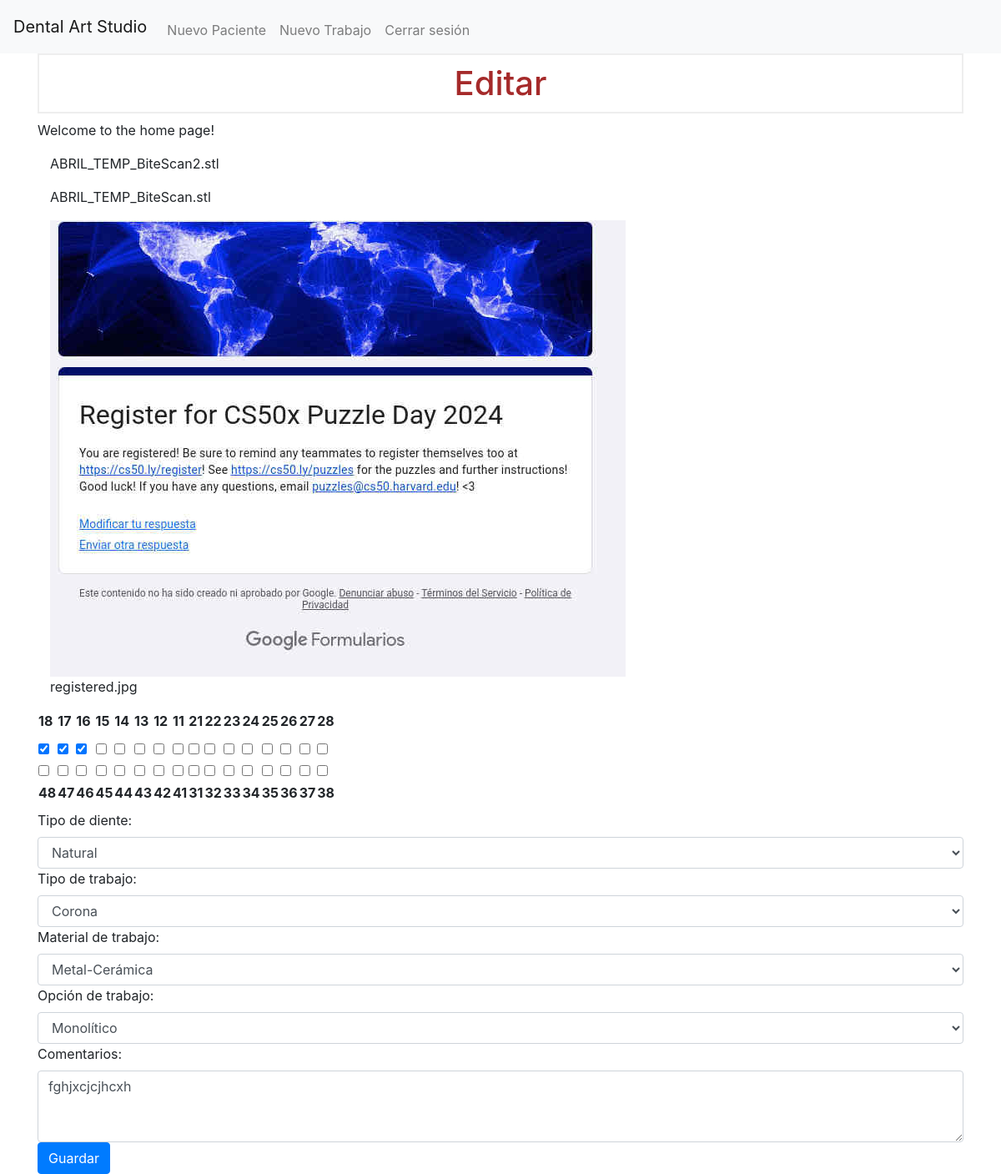
Page /9/edit (signed in) on the committed database.
### tables this page shows
CREATE TABLE job_uploads (
  job_id INTEGER NOT NULL,
  upload_id INTEGER NOT NULL,
  PRIMARY KEY (job_id, upload_id),
  FOREIGN KEY (job_id) REFERENCES jobs(id),
  FOREIGN KEY (upload_id) REFERENCES uploads(id)
);

CREATE TABLE uploads (
  id INTEGER PRIMARY KEY AUTOINCREMENT,
  patient_id INTEGER NOT NULL,
  filename TEXT NOT NULL,
  file_type TEXT NOT NULL,
  FOREIGN KEY (patient_id) REFERENCES patients (id)
);

CREATE TABLE jobs (
  id INTEGER PRIMARY KEY AUTOINCREMENT,
  patient_id INTEGER NOT NULL,
  teeth TEXT NOT NULL,
  tooth_type TEXT,
  job_type TEXT,
  job_material TEXT,
  job_option TEXT,
  timestamp TIMESTAMP NOT NULL DEFAULT CURRENT_TIMESTAMP,
  comments TEXT,
  status TEXT,
  FOREIGN KEY (patient_id) REFERENCES patients (id)
);

### app.py (the view, shortened to what this page needs)
@app.route('/<int:job_id>/edit', methods=('GET','POST'))
@login_required
def edit_job(job_id):
    files = get_files_by_job_id(job_id)
    job = get_job(job_id)
    checked_teeth = job['teeth'].split(', ')
    patient_id = job['patient_id']
    patients = get_patients(session.get("user_id"))
    patient = next((p for p in patients if p['id'] == patient_id), None)
    return render_template('edit_job.html', job=job, patient=patient, files=files, upper_jaw=UPPER_JAW, lower_jaw=LOWER_JAW, job_type_list=JOB_TYPE_LIST, job_material_list=JOB_MATERIAL_LIST, checked_teeth=checked_teeth)

### helpers.py (called while the page is built)
def login_required(f):
    @wraps(f)
    def decorated_function(*args, **kwargs):
        if session.get("user_id") is None:
            return redirect("/login")
        return f(*args, **kwargs)
    return decorated_function

def get_db_connection():
    conn = sqlite3.connect('database.db')
    conn.row_factory = sqlite3.Row
    conn.execute("PRAGMA foreign_keys = ON;")  # Habilita las restricciones de clave foránea
    return conn

def get_patients(user_id):
    try:
        conny = get_db_connection()
        db = conny.cursor()
        patients = db.execute("SELECT * FROM patients WHERE doctor_id = ?", (user_id,)).fetchall()
        conny.close()
        patients = [dict(patient) for patient in patients]
        return patients
    except Exception as e:
        print(f"Error al obtener pacientes: {e}")
        return None

def get_files_by_job_id(job_id):
    try:
        conn = get_db_connection()
        db = conn.cursor()
        db.execute('SELECT * FROM job_uploads JOIN uploads ON job_uploads.upload_id = uploads.id WHERE job_uploads.job_id = ?', (job_id,))
        files = db.fetchall()
        conn.close()
        return files
    except Exception as e:
        print(f"Error al obtener archivos: {e}")
    return None

def get_job(job_id):
    try:
        conn = get_db_connection()
        db = conn.cursor()
        job = db.execute("SELECT * FROM jobs WHERE id = ?", (job_id,)).fetchone()
        conn.close()
        return job
    except Exception as e:
        print(f"Error al obtener trabajo: {e}")
    return None

### templates/edit_job.html (shortened to what this page needs)
{% extends "base.html" %}
{% block content %}
    <h1>Editar</h1>
    <p>Welcome to the home page!</p>
    <div class="container">
        {% for file in files %}
        <div class="full-img">
            {% if file.file_type == 'stl' %}
            <stl-viewer model="{{ url_for('static', filename='uploads/' + file.filename) }}"></stl-viewer>
            {% elif file.file_type == 'image' %}
            <img src="{{ url_for('static', filename='uploads/' + file.filename) }}" alt="Imagen del archivo">
            {% endif %}
            <p>{{ file.filename }}</p>
        </div>
        {% endfor %}
    </div>
    <form method="post">
        <table>
            <tr>
                {% for tooth in upper_jaw %}
                <th><label for="{{ tooth }}">{{ tooth }}</label></th>
                {% endfor %}
            </tr>
            <tr>
                {% for tooth in upper_jaw %}
                <td><input type="checkbox" id="{{ tooth }}" value="{{ tooth }}" name="teeth" {% if tooth in checked_teeth %} checked {% endif %}></td>
                {% endfor %}
            </tr>
            <tr>
                {% for tooth in lower_jaw %}
                <td><input type="checkbox" id="{{ tooth }}" value="{{ tooth }}" name="teeth" {% if tooth in checked_teeth %} checked {% endif %}></td>
                {% endfor %}
            </tr>
            <tr>
                {% for tooth in lower_jaw %}
                <th><label for="{{ tooth }}">{{ tooth }}</label></th>
                {% endfor %}
            </tr>
        </table>
        <label for="tooth_type">Tipo de diente:</label>
        <select class="form-control" id="tooth_type" name="tooth_type">
            <option value="Natural" {% if job.tooth_type == 'Natural' %}selected{% endif %}>Natural</option>
        </select>
        <label for="job_type">Tipo de trabajo:</label>
        <select class="form-control" id="job_type" name="job_type">
            {% for job_type in job_type_list %}
            <option value="{{ job_type }}"{% if job.job_type == job_type %}selected{% endif %}>{{ job_type }}</option>
            {% endfor %}
        </select>
        <label for="job_material">Material de trabajo:</label>
        <select class="form-control" id="job_material" name="job_material">
            {% for job_material in job_material_list %}
            <option value="{{ job_material }}"{% if job.job_material == job_material %}selected{% endif %}>{{ job_material }}</option>
            {% endfor %}
        </select>
        <label for="job_option">Opción de trabajo:</label>
        <select class="form-control" id="job_option" name="job_option">
            <option value="Monolítico"{% if job.job_option == 'Monolítico' %}selected{% endif %}>Monolítico</option>
        </select>
        <label for="comments">Comentarios:</label>
        <textarea class="form-control" id="comments" name="comments" rows="3">{{ job.comments }}</textarea>
        <button type="submit" class="btn btn-primary">Guardar</button>
    </form>
{% endblock %}

### static/css/style.css (style rules this page uses)
h1 { border: 2px #eee solid; color: brown; text-align: center; padding: 10px; }

### rows in the picture
job_uploads: filename "ABRIL_TEMP_BiteScan2.stl"
job_uploads: filename "ABRIL_TEMP_BiteScan.stl"
job_uploads: filename (picture), filename "registered.jpg"
jobs: tooth_type "Natural", job_type "Corona", job_material "Metal-Cerámica", job_option "Monolítico", comments "fghjxcjcjhcxh"

### other values in the picture
{{ tooth }} "18" "17" "16" "15" "14" "13" "12" "11" "21" "22" "23" "24" "25" "26" "27" "28"
{{ tooth }} "48" "47" "46" "45" "44" "43" "42" "41" "31" "32" "33" "34" "35" "36" "37" "38"
